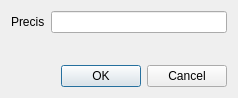
<?xml version="1.0" encoding="UTF-8"?>
<ui version="4.0">
 <class>ManualCodeBase</class>
 <widget class="QDialog" name="ManualCodeBase">
  <property name="geometry">
   <rect>
    <x>0</x>
    <y>0</y>
    <width>238</width>
    <height>98</height>
   </rect>
  </property>
  <property name="windowTitle">
   <string>Manual Code</string>
  </property>
  <layout class="QVBoxLayout" name="verticalLayout">
   <item>
    <layout class="QFormLayout" name="formLayout">
     <item row="0" column="0">
      <widget class="QLabel" name="label">
       <property name="text">
        <string>Precis</string>
       </property>
      </widget>
     </item>
     <item row="0" column="1">
      <widget class="QLineEdit" name="precis"/>
     </item>
    </layout>
   </item>
   <item>
    <spacer name="verticalSpacer">
     <property name="orientation">
      <enum>Qt::Vertical</enum>
     </property>
     <property name="sizeHint" stdset="0">
      <size>
       <width>20</width>
       <height>0</height>
      </size>
     </property>
    </spacer>
   </item>
   <item>
    <widget class="QDialogButtonBox" name="buttonBox">
     <property name="orientation">
      <enum>Qt::Horizontal</enum>
     </property>
     <property name="standardButtons">
      <set>QDialogButtonBox::Cancel|QDialogButtonBox::Ok</set>
     </property>
    </widget>
   </item>
  </layout>
 </widget>
 <tabstops>
  <tabstop>precis</tabstop>
  <tabstop>buttonBox</tabstop>
 </tabstops>
 <resources/>
 <connections>
  <connection>
   <sender>buttonBox</sender>
   <signal>accepted()</signal>
   <receiver>ManualCodeBase</receiver>
   <slot>accept()</slot>
   <hints>
    <hint type="sourcelabel">
     <x>248</x>
     <y>254</y>
    </hint>
    <hint type="destinationlabel">
     <x>157</x>
     <y>274</y>
    </hint>
   </hints>
  </connection>
  <connection>
   <sender>buttonBox</sender>
   <signal>rejected()</signal>
   <receiver>ManualCodeBase</receiver>
   <slot>reject()</slot>
   <hints>
    <hint type="sourcelabel">
     <x>316</x>
     <y>260</y>
    </hint>
    <hint type="destinationlabel">
     <x>286</x>
     <y>274</y>
    </hint>
   </hints>
  </connection>
 </connections>
</ui>
